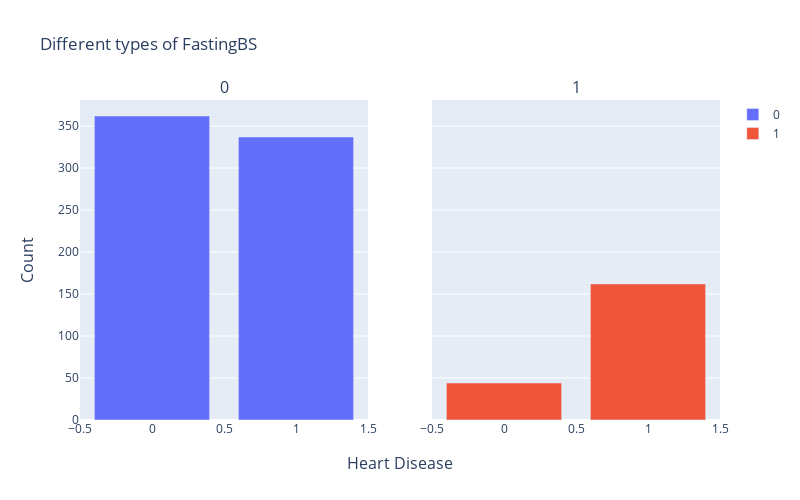

Notebook code cell kept with this figure:
### Markdown cell above
An ST-elevation myocardial infarction (STEMI) is a type of heart attack that mainly affects your heart's lower chambers.
They are named for how they change the appearance of your heart's electrical activity on a certain type of diagnostic test.
When the ST Slope is Flat, there are more cases of a heart disease, about 83%.
When the ST Slope if Upsloping, about 80% of the times, according to our dataset we can say that the patient won't getting a Heart Disease.

### Code cell
plot_bar(heart, subplot_titles = list(heart['FastingBS'].value_counts(ascending = False).index), ncols = 2, feature = 'FastingBS', plot_title = 'Different types of FastingBS', width = 800, height = 500)

### Figure 1 — Plotly figure (JSON) as saved in the notebook; plotly's stock layout.template omitted (floating-point values rounded to 4 significant figures)
{"data": [{"name": "0", "type": "bar", "x": [0, 1], "xaxis": "x", "y": [362, 337], "yaxis": "y"}, {"name": "1", "type": "bar", "x": [1, 0], "xaxis": "x2", "y": [162, 44], "yaxis": "y2"}], "layout": {"annotations": [{"font": {"size": 16}, "showarrow": false, "text": "0", "x": 0.225, "xanchor": "center", "xref": "paper", "y": 1, "yanchor": "bottom", "yref": "paper"}, {"font": {"size": 16}, "showarrow": false, "text": "1", "x": 0.775, "xanchor": "center", "xref": "paper", "y": 1, "yanchor": "bottom", "yref": "paper"}, {"font": {"size": 16}, "showarrow": false, "text": "Heart Disease", "x": 0.5, "xanchor": "center", "xref": "paper", "y": 0, "yanchor": "top", "yref": "paper", "yshift": -30}, {"font": {"size": 16}, "showarrow": false, "text": "Count", "textangle": -90, "x": 0, "xanchor": "right", "xref": "paper", "xshift": -40, "y": 0.5, "yanchor": "middle", "yref": "paper"}], "height": 500, "title": {"text": "Different types of FastingBS"}, "width": 800, "xaxis": {"anchor": "y", "domain": [0, 0.45]}, "xaxis2": {"anchor": "y2", "domain": [0.55, 1]}, "yaxis": {"anchor": "x", "domain": [0, 1]}, "yaxis2": {"anchor": "x2", "domain": [0, 1], "matches": "y", "showticklabels": false}}}
